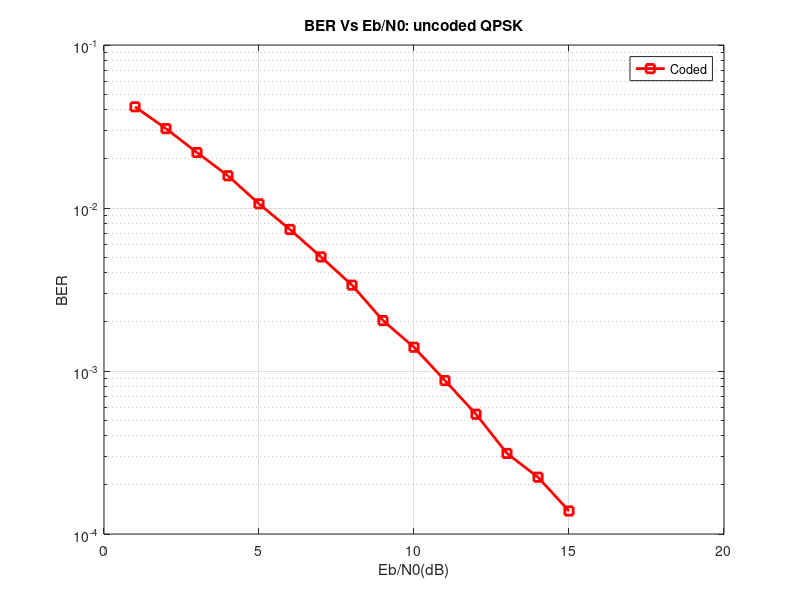

Recreate this plot in MATLAB.
clc;
clear all;
close all; 

%Generate message bits
X=randi([0,1],1,484000);  
Y=(2*X)-1;      %NRZ signal convertion

REAL=Y(1:2:end);
IMAG=Y(2:2:end);
U=REAL+1i*IMAG;      %QPSK Modulation

%MRC diversity technique
H1=sqrt(1/2)*(randn(1,1000)+1i*randn(1,1000));      
H2=sqrt(1/2)*(randn(1,1000)+1i*randn(1,1000));

FINALRECVECTOR=zeros(1,484000);

for i=0:999
%QPSK transmitted signal
Y1(1,i*242+1:(i+1)*242)=H1(i+1)*U(1,i*242+1:(i+1)*242);    
Y2(1,i*242+1:(i+1)*242)=H2(i+1)*U(1,i*242+1:(i+1)*242);
end

for k=1:15
    No(k)=10^(-k/10);  %dB to linear

%Generate AWGN for transmitted signal     
N1=sqrt(No(k)/2)*(randn(1,size(U,2))+1i*randn(1,size(U,2)));        
N2=sqrt(No(k)/2)*(randn(1,size(U,2))+1i*randn(1,size(U,2)));

%Add AWGN
        COPY1=Y1+N1; 
        COPY2=Y2+N2;
 
for i=0:999  F1(1,i*242+1:(i+1)*242)=conj(H1(i+1))*COPY1(1,i*242+1:(i+1)*242);  
F2(1,i*242+1:(i+1)*242)=conj(H2(i+1))*COPY2(1,i*242+1:(i+1)*242);
end

FINALREC=F1+F2;
REALFINAL=real(FINALREC);
IMAGFINAL=imag(FINALREC);
 
%QPSK Demodulation
 
for l=1:242000
 
if REALFINAL(1,l)>0
REALFINAL(1,l)=1;
else 
    REALFINAL(1,l)=0;
end
 
if  IMAGFINAL(1,l)>0
IMAGFINAL(1,l)=1;
else 
    IMAGFINAL(1,l)=0;
end
 
end
FINALRECVECTOR(1:2:end)=REALFINAL;
FINALRECVECTOR(2:2:end)=IMAGFINAL;
M=mod(FINALRECVECTOR+X,2);
ERRORS=sum(M);
%Calculation of Simulated Bit Error Rate
Pe(k)=ERRORS/484000;  
end

k=1:15;
% BER Vs Eb/N0 curve
semilogy(k,Pe,'rs-','LineWidth',2)  
grid on;
legend('Coded', 'Uncoded'); 
xlabel('Eb/N0(dB)');
ylabel('BER');
title('BER Vs Eb/N0: uncoded QPSK');
